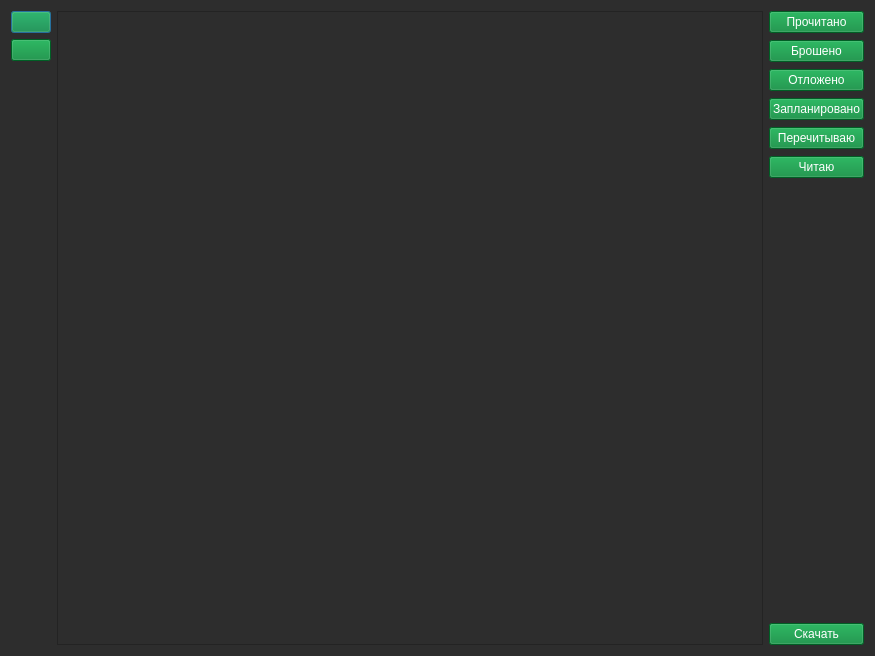
<?xml version="1.0" encoding="UTF-8"?>
<ui version="4.0">
 <class>Dialog</class>
 <widget class="QDialog" name="Dialog">
  <property name="geometry">
   <rect>
    <x>0</x>
    <y>0</y>
    <width>875</width>
    <height>656</height>
   </rect>
  </property>
  <property name="windowTitle">
   <string>Dialog</string>
  </property>
  <property name="styleSheet">
   <string notr="true">color: rgb(255, 255, 255);
background-color: rgb(45, 45, 45);</string>
  </property>
  <layout class="QGridLayout" name="gridLayout">
   <item row="0" column="0">
    <widget class="QPushButton" name="btn_mylist">
     <property name="styleSheet">
      <string notr="true">background-color: rgb(0, 133, 52);
color: rgb(255, 255, 255);</string>
     </property>
     <property name="text">
      <string/>
     </property>
    </widget>
   </item>
   <item row="0" column="2" rowspan="3">
    <layout class="QVBoxLayout" name="verticalLayout">
     <property name="spacing">
      <number>7</number>
     </property>
     <item>
      <widget class="QPushButton" name="b_completed">
       <property name="styleSheet">
        <string notr="true">background-color: rgb(0, 133, 52);
color: rgb(255, 255, 255);</string>
       </property>
       <property name="text">
        <string>Прочитано</string>
       </property>
      </widget>
     </item>
     <item>
      <widget class="QPushButton" name="b_dropped">
       <property name="styleSheet">
        <string notr="true">background-color: rgb(0, 133, 52);
color: rgb(255, 255, 255);</string>
       </property>
       <property name="text">
        <string>Брошено</string>
       </property>
      </widget>
     </item>
     <item>
      <widget class="QPushButton" name="b_on_hold">
       <property name="styleSheet">
        <string notr="true">background-color: rgb(0, 133, 52);
color: rgb(255, 255, 255);</string>
       </property>
       <property name="text">
        <string>Отложено</string>
       </property>
      </widget>
     </item>
     <item>
      <widget class="QPushButton" name="b_planned">
       <property name="styleSheet">
        <string notr="true">background-color: rgb(0, 133, 52);
color: rgb(255, 255, 255);</string>
       </property>
       <property name="text">
        <string>Запланировано</string>
       </property>
      </widget>
     </item>
     <item>
      <widget class="QPushButton" name="pushButton_6">
       <property name="styleSheet">
        <string notr="true">background-color: rgb(0, 133, 52);
color: rgb(255, 255, 255);</string>
       </property>
       <property name="text">
        <string>Перечитываю</string>
       </property>
      </widget>
     </item>
     <item>
      <widget class="QPushButton" name="b_watching">
       <property name="styleSheet">
        <string notr="true">background-color: rgb(0, 133, 52);
color: rgb(255, 255, 255);</string>
       </property>
       <property name="text">
        <string>Читаю</string>
       </property>
      </widget>
     </item>
     <item>
      <spacer name="verticalSpacer">
       <property name="orientation">
        <enum>Qt::Vertical</enum>
       </property>
       <property name="sizeHint" stdset="0">
        <size>
         <width>20</width>
         <height>40</height>
        </size>
       </property>
      </spacer>
     </item>
    </layout>
   </item>
   <item row="1" column="0">
    <widget class="QPushButton" name="btn_main">
     <property name="styleSheet">
      <string notr="true">background-color: rgb(0, 133, 52);
color: rgb(255, 255, 255);</string>
     </property>
     <property name="text">
      <string/>
     </property>
    </widget>
   </item>
   <item row="2" column="0" rowspan="2">
    <spacer name="verticalSpacer_2">
     <property name="orientation">
      <enum>Qt::Vertical</enum>
     </property>
     <property name="sizeHint" stdset="0">
      <size>
       <width>38</width>
       <height>561</height>
      </size>
     </property>
    </spacer>
   </item>
   <item row="3" column="2">
    <widget class="QPushButton" name="b_download">
     <property name="styleSheet">
      <string notr="true">background-color: rgb(0, 133, 52);
color: rgb(255, 255, 255);</string>
     </property>
     <property name="text">
      <string>Скачать</string>
     </property>
    </widget>
   </item>
   <item row="0" column="1" rowspan="4">
    <widget class="QListWidget" name="list_manga">
     <property name="palette">
      <palette>
       <active>
        <colorrole role="WindowText">
         <brush brushstyle="SolidPattern">
          <color alpha="255">
           <red>255</red>
           <green>255</green>
           <blue>255</blue>
          </color>
         </brush>
        </colorrole>
        <colorrole role="Button">
         <brush brushstyle="SolidPattern">
          <color alpha="255">
           <red>45</red>
           <green>45</green>
           <blue>45</blue>
          </color>
         </brush>
        </colorrole>
        <colorrole role="Light">
         <brush brushstyle="SolidPattern">
          <color alpha="255">
           <red>45</red>
           <green>45</green>
           <blue>45</blue>
          </color>
         </brush>
        </colorrole>
        <colorrole role="Midlight">
         <brush brushstyle="SolidPattern">
          <color alpha="255">
           <red>45</red>
           <green>45</green>
           <blue>45</blue>
          </color>
         </brush>
        </colorrole>
        <colorrole role="Dark">
         <brush brushstyle="SolidPattern">
          <color alpha="255">
           <red>45</red>
           <green>45</green>
           <blue>45</blue>
          </color>
         </brush>
        </colorrole>
        <colorrole role="Mid">
         <brush brushstyle="SolidPattern">
          <color alpha="255">
           <red>45</red>
           <green>45</green>
           <blue>45</blue>
          </color>
         </brush>
        </colorrole>
        <colorrole role="Text">
         <brush brushstyle="SolidPattern">
          <color alpha="255">
           <red>255</red>
           <green>255</green>
           <blue>255</blue>
          </color>
         </brush>
        </colorrole>
        <colorrole role="ButtonText">
         <brush brushstyle="SolidPattern">
          <color alpha="255">
           <red>255</red>
           <green>255</green>
           <blue>255</blue>
          </color>
         </brush>
        </colorrole>
        <colorrole role="Base">
         <brush brushstyle="SolidPattern">
          <color alpha="255">
           <red>45</red>
           <green>45</green>
           <blue>45</blue>
          </color>
         </brush>
        </colorrole>
        <colorrole role="Window">
         <brush brushstyle="SolidPattern">
          <color alpha="255">
           <red>45</red>
           <green>45</green>
           <blue>45</blue>
          </color>
         </brush>
        </colorrole>
        <colorrole role="Shadow">
         <brush brushstyle="SolidPattern">
          <color alpha="255">
           <red>45</red>
           <green>45</green>
           <blue>45</blue>
          </color>
         </brush>
        </colorrole>
        <colorrole role="Highlight">
         <brush brushstyle="SolidPattern">
          <color alpha="255">
           <red>0</red>
           <green>133</green>
           <blue>62</blue>
          </color>
         </brush>
        </colorrole>
        <colorrole role="AlternateBase">
         <brush brushstyle="SolidPattern">
          <color alpha="255">
           <red>45</red>
           <green>45</green>
           <blue>45</blue>
          </color>
         </brush>
        </colorrole>
        <colorrole role="ToolTipBase">
         <brush brushstyle="SolidPattern">
          <color alpha="255">
           <red>45</red>
           <green>45</green>
           <blue>45</blue>
          </color>
         </brush>
        </colorrole>
        <colorrole role="ToolTipText">
         <brush brushstyle="SolidPattern">
          <color alpha="255">
           <red>236</red>
           <green>240</green>
           <blue>241</blue>
          </color>
         </brush>
        </colorrole>
       </active>
       <inactive>
        <colorrole role="WindowText">
         <brush brushstyle="SolidPattern">
          <color alpha="255">
           <red>255</red>
           <green>255</green>
           <blue>255</blue>
          </color>
         </brush>
        </colorrole>
        <colorrole role="Button">
         <brush brushstyle="SolidPattern">
          <color alpha="255">
           <red>45</red>
           <green>45</green>
           <blue>45</blue>
          </color>
         </brush>
        </colorrole>
        <colorrole role="Light">
         <brush brushstyle="SolidPattern">
          <color alpha="255">
           <red>45</red>
           <green>45</green>
           <blue>45</blue>
          </color>
         </brush>
        </colorrole>
        <colorrole role="Midlight">
         <brush brushstyle="SolidPattern">
          <color alpha="255">
           <red>45</red>
           <green>45</green>
           <blue>45</blue>
          </color>
         </brush>
        </colorrole>
        <colorrole role="Dark">
         <brush brushstyle="SolidPattern">
          <color alpha="255">
           <red>45</red>
           <green>45</green>
           <blue>45</blue>
          </color>
         </brush>
        </colorrole>
        <colorrole role="Mid">
         <brush brushstyle="SolidPattern">
          <color alpha="255">
           <red>45</red>
           <green>45</green>
           <blue>45</blue>
          </color>
         </brush>
        </colorrole>
        <colorrole role="Text">
         <brush brushstyle="SolidPattern">
          <color alpha="255">
           <red>255</red>
           <green>255</green>
           <blue>255</blue>
          </color>
         </brush>
        </colorrole>
        <colorrole role="ButtonText">
         <brush brushstyle="SolidPattern">
          <color alpha="255">
           <red>255</red>
           <green>255</green>
           <blue>255</blue>
          </color>
         </brush>
        </colorrole>
        <colorrole role="Base">
         <brush brushstyle="SolidPattern">
          <color alpha="255">
           <red>45</red>
           <green>45</green>
           <blue>45</blue>
          </color>
         </brush>
        </colorrole>
        <colorrole role="Window">
         <brush brushstyle="SolidPattern">
          <color alpha="255">
           <red>45</red>
           <green>45</green>
           <blue>45</blue>
          </color>
         </brush>
        </colorrole>
        <colorrole role="Shadow">
         <brush brushstyle="SolidPattern">
          <color alpha="255">
           <red>45</red>
           <green>45</green>
           <blue>45</blue>
          </color>
         </brush>
        </colorrole>
        <colorrole role="Highlight">
         <brush brushstyle="SolidPattern">
          <color alpha="255">
           <red>0</red>
           <green>133</green>
           <blue>62</blue>
          </color>
         </brush>
        </colorrole>
        <colorrole role="AlternateBase">
         <brush brushstyle="SolidPattern">
          <color alpha="255">
           <red>45</red>
           <green>45</green>
           <blue>45</blue>
          </color>
         </brush>
        </colorrole>
        <colorrole role="ToolTipBase">
         <brush brushstyle="SolidPattern">
          <color alpha="255">
           <red>45</red>
           <green>45</green>
           <blue>45</blue>
          </color>
         </brush>
        </colorrole>
        <colorrole role="ToolTipText">
         <brush brushstyle="SolidPattern">
          <color alpha="255">
           <red>236</red>
           <green>240</green>
           <blue>241</blue>
          </color>
         </brush>
        </colorrole>
       </inactive>
       <disabled>
        <colorrole role="WindowText">
         <brush brushstyle="SolidPattern">
          <color alpha="255">
           <red>255</red>
           <green>255</green>
           <blue>255</blue>
          </color>
         </brush>
        </colorrole>
        <colorrole role="Button">
         <brush brushstyle="SolidPattern">
          <color alpha="255">
           <red>45</red>
           <green>45</green>
           <blue>45</blue>
          </color>
         </brush>
        </colorrole>
        <colorrole role="Light">
         <brush brushstyle="SolidPattern">
          <color alpha="255">
           <red>45</red>
           <green>45</green>
           <blue>45</blue>
          </color>
         </brush>
        </colorrole>
        <colorrole role="Midlight">
         <brush brushstyle="SolidPattern">
          <color alpha="255">
           <red>45</red>
           <green>45</green>
           <blue>45</blue>
          </color>
         </brush>
        </colorrole>
        <colorrole role="Dark">
         <brush brushstyle="SolidPattern">
          <color alpha="255">
           <red>45</red>
           <green>45</green>
           <blue>45</blue>
          </color>
         </brush>
        </colorrole>
        <colorrole role="Mid">
         <brush brushstyle="SolidPattern">
          <color alpha="255">
           <red>45</red>
           <green>45</green>
           <blue>45</blue>
          </color>
         </brush>
        </colorrole>
        <colorrole role="Text">
         <brush brushstyle="SolidPattern">
          <color alpha="255">
           <red>255</red>
           <green>255</green>
           <blue>255</blue>
          </color>
         </brush>
        </colorrole>
        <colorrole role="ButtonText">
         <brush brushstyle="SolidPattern">
          <color alpha="255">
           <red>255</red>
           <green>255</green>
           <blue>255</blue>
          </color>
         </brush>
        </colorrole>
        <colorrole role="Base">
         <brush brushstyle="SolidPattern">
          <color alpha="255">
           <red>45</red>
           <green>45</green>
           <blue>45</blue>
          </color>
         </brush>
        </colorrole>
        <colorrole role="Window">
         <brush brushstyle="SolidPattern">
          <color alpha="255">
           <red>45</red>
           <green>45</green>
           <blue>45</blue>
          </color>
         </brush>
        </colorrole>
        <colorrole role="Shadow">
         <brush brushstyle="SolidPattern">
          <color alpha="255">
           <red>45</red>
           <green>45</green>
           <blue>45</blue>
          </color>
         </brush>
        </colorrole>
        <colorrole role="Highlight">
         <brush brushstyle="SolidPattern">
          <color alpha="255">
           <red>0</red>
           <green>120</green>
           <blue>215</blue>
          </color>
         </brush>
        </colorrole>
        <colorrole role="AlternateBase">
         <brush brushstyle="SolidPattern">
          <color alpha="255">
           <red>45</red>
           <green>45</green>
           <blue>45</blue>
          </color>
         </brush>
        </colorrole>
        <colorrole role="ToolTipBase">
         <brush brushstyle="SolidPattern">
          <color alpha="255">
           <red>45</red>
           <green>45</green>
           <blue>45</blue>
          </color>
         </brush>
        </colorrole>
        <colorrole role="ToolTipText">
         <brush brushstyle="SolidPattern">
          <color alpha="255">
           <red>236</red>
           <green>240</green>
           <blue>241</blue>
          </color>
         </brush>
        </colorrole>
       </disabled>
      </palette>
     </property>
     <property name="autoFillBackground">
      <bool>false</bool>
     </property>
    </widget>
   </item>
  </layout>
 </widget>
 <resources/>
 <connections/>
</ui>
